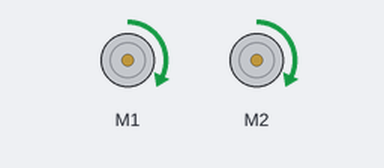
Recording of a sketch running on a simulated Arduino Uno, built with avr-gcc and run on an emulated ATmega328P. Parts: 2 × DC motor (green arrow = forward, orange = backward, longer = faster). What the sketch prints to the serial monitor is not drawn.

Above: at 0.1 s.
Timing chart, 0 to 1.6 s (numbered marks = the images above):
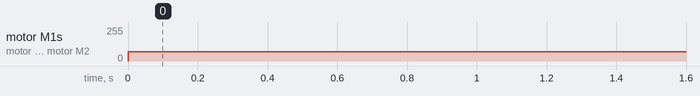

Measured:
- by itself, motor M1, motor M2: stopped → forward 70/255 at 0.00 s

The sketch:

Ultimate2.0_LineTrace.ino
```cpp
#include <MeMegaPi.h>
#include <Wire.h>
#include <SoftwareSerial.h>

MeLineFollower lineFinder(PORT_6);

//motor_setup
MeMegaPiDCMotor motor1(PORT1B);
MeMegaPiDCMotor motor2(PORT2B);
uint8_t motorSpeed = 70;
uint8_t motorSpeed2 = 70;
uint8_t motorSpeed3 = 70;
uint8_t motorStop = 0;
//motor_setup_end

void setup(){
  Serial.begin(9600);
}

void loop(){
  int sensorState = lineFinder.readSensors();
  switch(sensorState){
    case S1_IN_S2_IN:
      Serial.println("Sensor 1 and 2 are inside of black line");
      motor1.run(motorSpeed);
      motor2.run(motorSpeed2);
      break;
    case S1_IN_S2_OUT:
      Serial.println("Sensor 2 is outside of black line");
      motor1.run(motorSpeed);
      motor2.run(-motorSpeed3);
      break;
    case S1_OUT_S2_IN:
      Serial.println("Sensor 1 is outside of black line");
      motor2.run(motorSpeed2);
      motor1.run(-motorSpeed3);
      break;
    case S1_OUT_S2_OUT:
      Serial.println("Sensor 1 and 2 are outside of black line");
      motor1.run(-motorSpeed3);
      motor2.run(-motorSpeed3);
      break;
  }
  delay(200);
}
```
